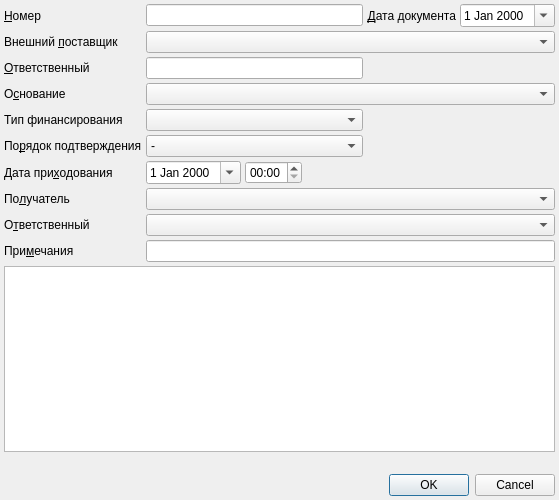
<?xml version="1.0" encoding="UTF-8"?>
<ui version="4.0">
 <class>IncomingInvoiceDialog</class>
 <widget class="QDialog" name="IncomingInvoiceDialog">
  <property name="geometry">
   <rect>
    <x>0</x>
    <y>0</y>
    <width>559</width>
    <height>500</height>
   </rect>
  </property>
  <property name="windowTitle">
   <string>Приходная накладная от внешнего поставщика</string>
  </property>
  <layout class="QGridLayout" name="gridLayout">
   <property name="margin">
    <number>4</number>
   </property>
   <property name="spacing">
    <number>4</number>
   </property>
   <item row="9" column="0">
    <widget class="QLabel" name="lblDate">
     <property name="sizePolicy">
      <sizepolicy hsizetype="Maximum" vsizetype="Preferred">
       <horstretch>0</horstretch>
       <verstretch>0</verstretch>
      </sizepolicy>
     </property>
     <property name="text">
      <string>Дата при&amp;ходования</string>
     </property>
     <property name="buddy">
      <cstring>edtDate</cstring>
     </property>
    </widget>
   </item>
   <item row="11" column="1" colspan="5">
    <widget class="CStorageComboBox" name="cmbReceiver">
     <property name="sizePolicy">
      <sizepolicy hsizetype="Expanding" vsizetype="Fixed">
       <horstretch>0</horstretch>
       <verstretch>0</verstretch>
      </sizepolicy>
     </property>
    </widget>
   </item>
   <item row="3" column="0">
    <widget class="QLabel" name="lblReason">
     <property name="text">
      <string>О&amp;снование</string>
     </property>
     <property name="buddy">
      <cstring>cmbReason</cstring>
     </property>
    </widget>
   </item>
   <item row="13" column="0">
    <widget class="QLabel" name="lblNote">
     <property name="text">
      <string>При&amp;мечания</string>
     </property>
     <property name="buddy">
      <cstring>edtNote</cstring>
     </property>
    </widget>
   </item>
   <item row="12" column="0">
    <widget class="QLabel" name="lblReceiverPerson">
     <property name="text">
      <string>О&amp;тветственный</string>
     </property>
     <property name="buddy">
      <cstring>cmbReceiverPerson</cstring>
     </property>
    </widget>
   </item>
   <item row="1" column="0">
    <widget class="QLabel" name="lblSupplierOrg">
     <property name="text">
      <string>Внешний &amp;поставщик</string>
     </property>
     <property name="buddy">
      <cstring>cmbSupplierOrg</cstring>
     </property>
    </widget>
   </item>
   <item row="11" column="0">
    <widget class="QLabel" name="lblReceiver">
     <property name="sizePolicy">
      <sizepolicy hsizetype="Maximum" vsizetype="Preferred">
       <horstretch>0</horstretch>
       <verstretch>0</verstretch>
      </sizepolicy>
     </property>
     <property name="text">
      <string>По&amp;лучатель</string>
     </property>
     <property name="buddy">
      <cstring>cmbReceiver</cstring>
     </property>
    </widget>
   </item>
   <item row="2" column="0">
    <widget class="QLabel" name="lblSupplierOrgPerson">
     <property name="text">
      <string>&amp;Ответственный</string>
     </property>
     <property name="buddy">
      <cstring>edtSupplierOrgPerson</cstring>
     </property>
    </widget>
   </item>
   <item row="7" column="0">
    <widget class="QLabel" name="lblConfirmationOrder">
     <property name="text">
      <string>По&amp;рядок подтверждения</string>
     </property>
     <property name="buddy">
      <cstring>cmbConfirmationOrder</cstring>
     </property>
    </widget>
   </item>
   <item row="0" column="0">
    <widget class="QLabel" name="lblNumber">
     <property name="text">
      <string>&amp;Номер</string>
     </property>
     <property name="buddy">
      <cstring>edtNumber</cstring>
     </property>
    </widget>
   </item>
   <item row="1" column="1" colspan="5">
    <widget class="COrgComboBox" name="cmbSupplierOrg"/>
   </item>
   <item row="12" column="1" colspan="5">
    <widget class="CPersonComboBoxEx" name="cmbReceiverPerson">
     <property name="sizePolicy">
      <sizepolicy hsizetype="Expanding" vsizetype="Fixed">
       <horstretch>0</horstretch>
       <verstretch>0</verstretch>
      </sizepolicy>
     </property>
    </widget>
   </item>
   <item row="15" column="0" colspan="6">
    <widget class="QLabel" name="lblSummaryInfo">
     <property name="text">
      <string/>
     </property>
    </widget>
   </item>
   <item row="9" column="2">
    <widget class="QTimeEdit" name="edtTime">
     <property name="sizePolicy">
      <sizepolicy hsizetype="Maximum" vsizetype="Fixed">
       <horstretch>0</horstretch>
       <verstretch>0</verstretch>
      </sizepolicy>
     </property>
     <property name="displayFormat">
      <string>HH:mm</string>
     </property>
    </widget>
   </item>
   <item row="3" column="1" colspan="5">
    <widget class="CStockPurchaseContractComboBox" name="cmbReason"/>
   </item>
   <item row="13" column="1" colspan="5">
    <widget class="QLineEdit" name="edtNote"/>
   </item>
   <item row="16" column="0" colspan="6">
    <widget class="QDialogButtonBox" name="buttonBox">
     <property name="orientation">
      <enum>Qt::Horizontal</enum>
     </property>
     <property name="standardButtons">
      <set>QDialogButtonBox::Cancel|QDialogButtonBox::Ok</set>
     </property>
    </widget>
   </item>
   <item row="9" column="1">
    <widget class="CDateEdit" name="edtDate">
     <property name="sizePolicy">
      <sizepolicy hsizetype="Maximum" vsizetype="Fixed">
       <horstretch>0</horstretch>
       <verstretch>0</verstretch>
      </sizepolicy>
     </property>
     <property name="calendarPopup">
      <bool>true</bool>
     </property>
    </widget>
   </item>
   <item row="0" column="5">
    <widget class="CDateEdit" name="edtDocDate">
     <property name="sizePolicy">
      <sizepolicy hsizetype="Maximum" vsizetype="Fixed">
       <horstretch>0</horstretch>
       <verstretch>0</verstretch>
      </sizepolicy>
     </property>
     <property name="calendarPopup">
      <bool>true</bool>
     </property>
    </widget>
   </item>
   <item row="14" column="0" colspan="6">
    <widget class="CInDocTableView" name="tblItems">
     <property name="sizePolicy">
      <sizepolicy hsizetype="Preferred" vsizetype="Expanding">
       <horstretch>0</horstretch>
       <verstretch>0</verstretch>
      </sizepolicy>
     </property>
    </widget>
   </item>
   <item row="0" column="4">
    <widget class="QLabel" name="lblDocDate">
     <property name="sizePolicy">
      <sizepolicy hsizetype="Maximum" vsizetype="Preferred">
       <horstretch>0</horstretch>
       <verstretch>0</verstretch>
      </sizepolicy>
     </property>
     <property name="text">
      <string>&amp;Дата документа</string>
     </property>
     <property name="alignment">
      <set>Qt::AlignRight|Qt::AlignTrailing|Qt::AlignVCenter</set>
     </property>
     <property name="buddy">
      <cstring>edtDocDate</cstring>
     </property>
    </widget>
   </item>
   <item row="0" column="1" colspan="3">
    <widget class="QLineEdit" name="edtNumber"/>
   </item>
   <item row="2" column="1" colspan="3">
    <widget class="QLineEdit" name="edtSupplierOrgPerson"/>
   </item>
   <item row="7" column="1" colspan="3">
    <widget class="QComboBox" name="cmbConfirmationOrder">
     <item>
      <property name="text">
       <string>-</string>
      </property>
     </item>
     <item>
      <property name="text">
       <string>Прямой</string>
      </property>
     </item>
     <item>
      <property name="text">
       <string>Обратный</string>
      </property>
     </item>
    </widget>
   </item>
   <item row="4" column="0">
    <widget class="QLabel" name="lblFinance">
     <property name="sizePolicy">
      <sizepolicy hsizetype="Fixed" vsizetype="Preferred">
       <horstretch>0</horstretch>
       <verstretch>0</verstretch>
      </sizepolicy>
     </property>
     <property name="text">
      <string>Тип финансирования</string>
     </property>
    </widget>
   </item>
   <item row="4" column="1" colspan="3">
    <widget class="CRBComboBox" name="cmbFinance"/>
   </item>
  </layout>
 </widget>
 <customwidgets>
  <customwidget>
   <class>CDateEdit</class>
   <extends>QDateEdit</extends>
   <header>library/DateEdit.h</header>
  </customwidget>
  <customwidget>
   <class>CRBComboBox</class>
   <extends>QComboBox</extends>
   <header>library/crbcombobox.h</header>
  </customwidget>
  <customwidget>
   <class>CInDocTableView</class>
   <extends>QTableView</extends>
   <header>library/InDocTable.h</header>
  </customwidget>
  <customwidget>
   <class>COrgComboBox</class>
   <extends>QComboBox</extends>
   <header>Orgs/OrgComboBox.h</header>
  </customwidget>
  <customwidget>
   <class>CPersonComboBoxEx</class>
   <extends>QComboBox</extends>
   <header>Orgs/PersonComboBoxEx.h</header>
  </customwidget>
  <customwidget>
   <class>CStorageComboBox</class>
   <extends>QComboBox</extends>
   <header>Orgs/OrgStructComboBoxes.h</header>
  </customwidget>
  <customwidget>
   <class>CStockPurchaseContractComboBox</class>
   <extends>QComboBox</extends>
   <header>Stock/StockPurchaseContractComboBox.h</header>
  </customwidget>
 </customwidgets>
 <tabstops>
  <tabstop>edtNumber</tabstop>
  <tabstop>edtDocDate</tabstop>
  <tabstop>cmbSupplierOrg</tabstop>
  <tabstop>edtSupplierOrgPerson</tabstop>
  <tabstop>cmbReason</tabstop>
  <tabstop>cmbFinance</tabstop>
  <tabstop>cmbConfirmationOrder</tabstop>
  <tabstop>edtDate</tabstop>
  <tabstop>edtTime</tabstop>
  <tabstop>cmbReceiver</tabstop>
  <tabstop>cmbReceiverPerson</tabstop>
  <tabstop>edtNote</tabstop>
  <tabstop>tblItems</tabstop>
  <tabstop>buttonBox</tabstop>
 </tabstops>
 <resources/>
 <connections>
  <connection>
   <sender>buttonBox</sender>
   <signal>accepted()</signal>
   <receiver>IncomingInvoiceDialog</receiver>
   <slot>accept()</slot>
   <hints>
    <hint type="sourcelabel">
     <x>256</x>
     <y>484</y>
    </hint>
    <hint type="destinationlabel">
     <x>157</x>
     <y>274</y>
    </hint>
   </hints>
  </connection>
  <connection>
   <sender>buttonBox</sender>
   <signal>rejected()</signal>
   <receiver>IncomingInvoiceDialog</receiver>
   <slot>reject()</slot>
   <hints>
    <hint type="sourcelabel">
     <x>324</x>
     <y>484</y>
    </hint>
    <hint type="destinationlabel">
     <x>286</x>
     <y>274</y>
    </hint>
   </hints>
  </connection>
 </connections>
</ui>
